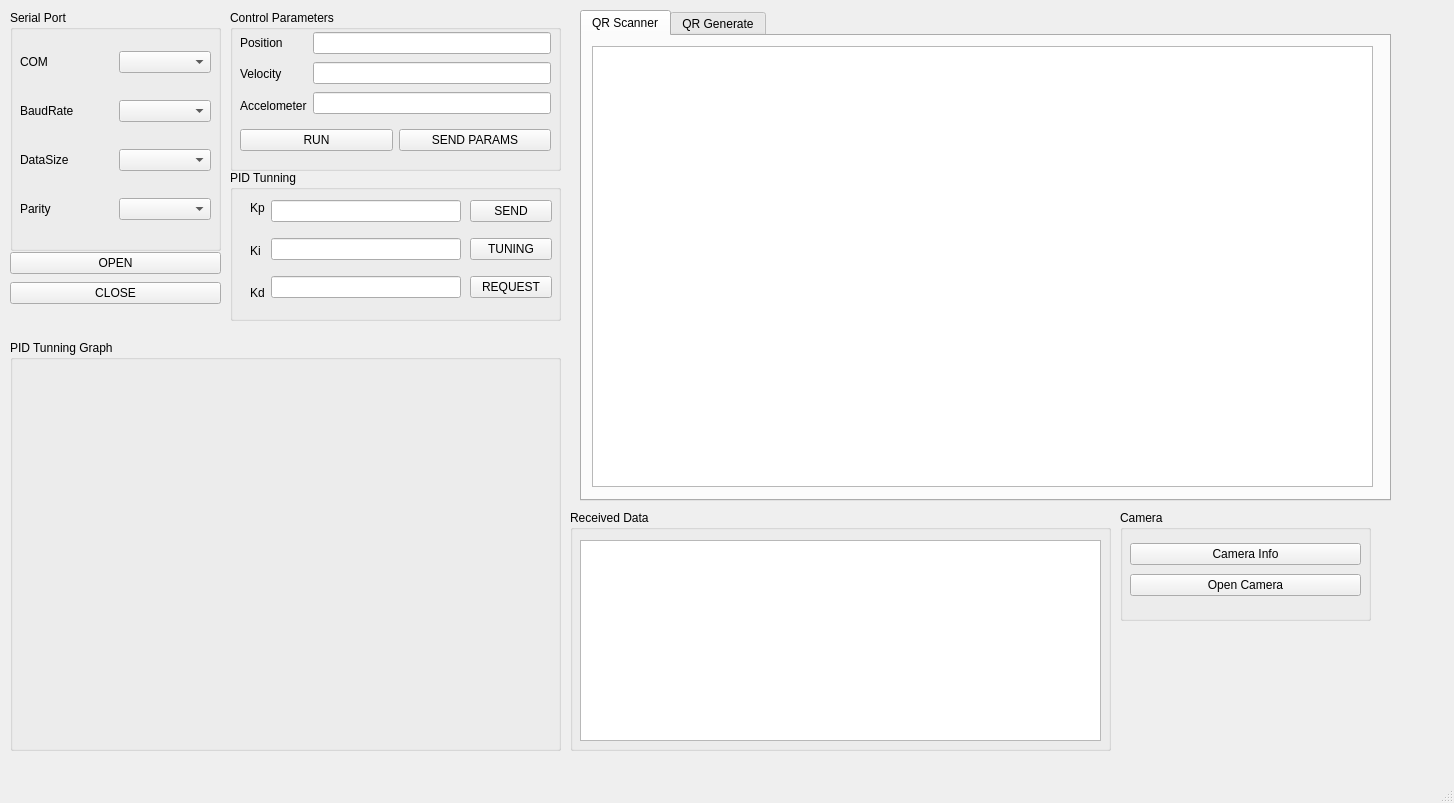
<?xml version="1.0" encoding="UTF-8"?>
<ui version="4.0">
 <class>MainWindow</class>
 <widget class="QMainWindow" name="MainWindow">
  <property name="geometry">
   <rect>
    <x>0</x>
    <y>0</y>
    <width>1454</width>
    <height>803</height>
   </rect>
  </property>
  <property name="windowTitle">
   <string>MainWindow</string>
  </property>
  <widget class="QWidget" name="centralwidget">
   <widget class="QGroupBox" name="groupBox_2">
    <property name="geometry">
     <rect>
      <x>10</x>
      <y>340</y>
      <width>551</width>
      <height>411</height>
     </rect>
    </property>
    <property name="title">
     <string>PID Tunning Graph</string>
    </property>
    <widget class="QCustomPlot" name="pidPlot" native="true">
     <property name="geometry">
      <rect>
       <x>10</x>
       <y>30</y>
       <width>531</width>
       <height>371</height>
      </rect>
     </property>
    </widget>
   </widget>
   <widget class="QGroupBox" name="groupBox_4">
    <property name="geometry">
     <rect>
      <x>570</x>
      <y>510</y>
      <width>541</width>
      <height>241</height>
     </rect>
    </property>
    <property name="title">
     <string>Received Data</string>
    </property>
    <widget class="QTextBrowser" name="textBrowser">
     <property name="geometry">
      <rect>
       <x>10</x>
       <y>30</y>
       <width>521</width>
       <height>201</height>
      </rect>
     </property>
    </widget>
   </widget>
   <widget class="QLabel" name="label_11">
    <property name="geometry">
     <rect>
      <x>30</x>
      <y>570</y>
      <width>161</width>
      <height>141</height>
     </rect>
    </property>
    <property name="pixmap">
     <pixmap>C:/media/vienchau/DATA/MY_WORK/tai_lieu/logo/Logo BK.png</pixmap>
    </property>
    <property name="scaledContents">
     <bool>true</bool>
    </property>
   </widget>
   <widget class="QGroupBox" name="groupBox_5">
    <property name="geometry">
     <rect>
      <x>10</x>
      <y>10</y>
      <width>211</width>
      <height>241</height>
     </rect>
    </property>
    <property name="title">
     <string>Serial Port</string>
    </property>
    <widget class="QWidget" name="layoutWidget_5">
     <property name="geometry">
      <rect>
       <x>10</x>
       <y>20</y>
       <width>191</width>
       <height>211</height>
      </rect>
     </property>
     <layout class="QVBoxLayout" name="verticalLayout_8">
      <item>
       <layout class="QHBoxLayout" name="horizontalLayout_4">
        <item>
         <widget class="QLabel" name="label_7">
          <property name="text">
           <string>COM</string>
          </property>
         </widget>
        </item>
        <item>
         <widget class="QComboBox" name="serialComboBox"/>
        </item>
       </layout>
      </item>
      <item>
       <layout class="QHBoxLayout" name="horizontalLayout_5">
        <item>
         <widget class="QLabel" name="label_8">
          <property name="text">
           <string>BaudRate</string>
          </property>
         </widget>
        </item>
        <item>
         <widget class="QComboBox" name="baudComboBox"/>
        </item>
       </layout>
      </item>
      <item>
       <layout class="QHBoxLayout" name="horizontalLayout_6">
        <item>
         <widget class="QLabel" name="label_9">
          <property name="text">
           <string>DataSize</string>
          </property>
         </widget>
        </item>
        <item>
         <widget class="QComboBox" name="sizeComboBox"/>
        </item>
       </layout>
      </item>
      <item>
       <layout class="QHBoxLayout" name="horizontalLayout_7">
        <item>
         <widget class="QLabel" name="label_10">
          <property name="text">
           <string>Parity</string>
          </property>
         </widget>
        </item>
        <item>
         <widget class="QComboBox" name="parityComboBox"/>
        </item>
       </layout>
      </item>
     </layout>
    </widget>
   </widget>
   <widget class="QGroupBox" name="groupBox_3">
    <property name="geometry">
     <rect>
      <x>230</x>
      <y>10</y>
      <width>331</width>
      <height>161</height>
     </rect>
    </property>
    <property name="title">
     <string>Control Parameters</string>
    </property>
    <widget class="QWidget" name="layoutWidget">
     <property name="geometry">
      <rect>
       <x>10</x>
       <y>20</y>
       <width>311</width>
       <height>88</height>
      </rect>
     </property>
     <layout class="QHBoxLayout" name="horizontalLayout">
      <item>
       <layout class="QVBoxLayout" name="verticalLayout_2">
        <item>
         <widget class="QLabel" name="label">
          <property name="text">
           <string>Position</string>
          </property>
         </widget>
        </item>
        <item>
         <widget class="QLabel" name="label_2">
          <property name="text">
           <string>Velocity</string>
          </property>
         </widget>
        </item>
        <item>
         <widget class="QLabel" name="label_3">
          <property name="text">
           <string>Accelometer</string>
          </property>
         </widget>
        </item>
       </layout>
      </item>
      <item>
       <layout class="QVBoxLayout" name="verticalLayout">
        <item>
         <widget class="QLineEdit" name="posLineEdit"/>
        </item>
        <item>
         <widget class="QLineEdit" name="velLineEdit"/>
        </item>
        <item>
         <widget class="QLineEdit" name="accLineEdit"/>
        </item>
       </layout>
      </item>
     </layout>
    </widget>
    <widget class="QWidget" name="layoutWidget_4">
     <property name="geometry">
      <rect>
       <x>10</x>
       <y>110</y>
       <width>311</width>
       <height>41</height>
      </rect>
     </property>
     <layout class="QHBoxLayout" name="horizontalLayout_2">
      <item>
       <layout class="QVBoxLayout" name="verticalLayout_3">
        <item>
         <widget class="QPushButton" name="runButton">
          <property name="text">
           <string>RUN</string>
          </property>
         </widget>
        </item>
       </layout>
      </item>
      <item>
       <layout class="QVBoxLayout" name="verticalLayout_4">
        <item>
         <widget class="QPushButton" name="senparamsButton">
          <property name="text">
           <string>SEND PARAMS</string>
          </property>
         </widget>
        </item>
       </layout>
      </item>
     </layout>
    </widget>
   </widget>
   <widget class="QWidget" name="layoutWidget_2">
    <property name="geometry">
     <rect>
      <x>10</x>
      <y>250</y>
      <width>211</width>
      <height>58</height>
     </rect>
    </property>
    <layout class="QVBoxLayout" name="verticalLayout_9">
     <item>
      <widget class="QPushButton" name="openButton">
       <property name="text">
        <string>OPEN</string>
       </property>
      </widget>
     </item>
     <item>
      <widget class="QPushButton" name="closeButton">
       <property name="text">
        <string>CLOSE</string>
       </property>
      </widget>
     </item>
    </layout>
   </widget>
   <widget class="QTabWidget" name="tabWidget">
    <property name="geometry">
     <rect>
      <x>580</x>
      <y>10</y>
      <width>811</width>
      <height>491</height>
     </rect>
    </property>
    <property name="currentIndex">
     <number>0</number>
    </property>
    <widget class="QWidget" name="serialTab">
     <attribute name="title">
      <string>QR Scanner</string>
     </attribute>
     <widget class="QGraphicsView" name="imageView">
      <property name="geometry">
       <rect>
        <x>10</x>
        <y>10</y>
        <width>781</width>
        <height>441</height>
       </rect>
      </property>
     </widget>
    </widget>
    <widget class="QWidget" name="genTab">
     <attribute name="title">
      <string>QR Generate</string>
     </attribute>
     <widget class="QLabel" name="label_12">
      <property name="geometry">
       <rect>
        <x>10</x>
        <y>10</y>
        <width>121</width>
        <height>31</height>
       </rect>
      </property>
      <property name="font">
       <font>
        <pointsize>12</pointsize>
       </font>
      </property>
      <property name="text">
       <string>Input Code:</string>
      </property>
     </widget>
     <widget class="QComboBox" name="formatCombobox">
      <property name="geometry">
       <rect>
        <x>10</x>
        <y>230</y>
        <width>341</width>
        <height>22</height>
       </rect>
      </property>
     </widget>
     <widget class="QPushButton" name="generateButton">
      <property name="geometry">
       <rect>
        <x>10</x>
        <y>260</y>
        <width>141</width>
        <height>41</height>
       </rect>
      </property>
      <property name="text">
       <string>Generate</string>
      </property>
     </widget>
     <widget class="QPushButton" name="exportButton">
      <property name="geometry">
       <rect>
        <x>370</x>
        <y>230</y>
        <width>191</width>
        <height>31</height>
       </rect>
      </property>
      <property name="text">
       <string>Export</string>
      </property>
     </widget>
     <widget class="QGraphicsView" name="qrView">
      <property name="geometry">
       <rect>
        <x>370</x>
        <y>40</y>
        <width>191</width>
        <height>181</height>
       </rect>
      </property>
     </widget>
     <widget class="QTextEdit" name="datainputTextEdit">
      <property name="geometry">
       <rect>
        <x>10</x>
        <y>40</y>
        <width>331</width>
        <height>181</height>
       </rect>
      </property>
     </widget>
    </widget>
   </widget>
   <widget class="QGroupBox" name="groupBox_7">
    <property name="geometry">
     <rect>
      <x>230</x>
      <y>170</y>
      <width>331</width>
      <height>151</height>
     </rect>
    </property>
    <property name="title">
     <string>PID Tunning</string>
    </property>
    <widget class="QWidget" name="layoutWidget_3">
     <property name="geometry">
      <rect>
       <x>20</x>
       <y>20</y>
       <width>211</width>
       <height>121</height>
      </rect>
     </property>
     <layout class="QHBoxLayout" name="horizontalLayout_3">
      <item>
       <layout class="QVBoxLayout" name="verticalLayout_6">
        <item>
         <widget class="QLabel" name="label_4">
          <property name="text">
           <string>Kp</string>
          </property>
         </widget>
        </item>
        <item>
         <widget class="QLabel" name="label_5">
          <property name="text">
           <string>Ki</string>
          </property>
         </widget>
        </item>
        <item>
         <widget class="QLabel" name="label_6">
          <property name="text">
           <string>Kd</string>
          </property>
         </widget>
        </item>
       </layout>
      </item>
      <item>
       <layout class="QVBoxLayout" name="verticalLayout_5">
        <item>
         <widget class="QLineEdit" name="kpEdit"/>
        </item>
        <item>
         <widget class="QLineEdit" name="kiEdit"/>
        </item>
        <item>
         <widget class="QLineEdit" name="kdEdit"/>
        </item>
       </layout>
      </item>
     </layout>
    </widget>
    <widget class="QWidget" name="layoutWidget_6">
     <property name="geometry">
      <rect>
       <x>240</x>
       <y>20</y>
       <width>82</width>
       <height>121</height>
      </rect>
     </property>
     <layout class="QVBoxLayout" name="verticalLayout_7">
      <item>
       <widget class="QPushButton" name="sendpidButton">
        <property name="text">
         <string>SEND</string>
        </property>
       </widget>
      </item>
      <item>
       <widget class="QPushButton" name="tunningButton">
        <property name="text">
         <string>TUNING</string>
        </property>
       </widget>
      </item>
      <item>
       <widget class="QPushButton" name="requestButton">
        <property name="text">
         <string>REQUEST</string>
        </property>
       </widget>
      </item>
     </layout>
    </widget>
   </widget>
   <widget class="QGroupBox" name="groupBox_6">
    <property name="geometry">
     <rect>
      <x>1120</x>
      <y>510</y>
      <width>251</width>
      <height>111</height>
     </rect>
    </property>
    <property name="title">
     <string>Camera</string>
    </property>
    <widget class="QWidget" name="layoutWidget_7">
     <property name="geometry">
      <rect>
       <x>10</x>
       <y>30</y>
       <width>231</width>
       <height>61</height>
      </rect>
     </property>
     <layout class="QVBoxLayout" name="verticalLayout_10">
      <item>
       <widget class="QPushButton" name="infoButton">
        <property name="text">
         <string>Camera Info</string>
        </property>
       </widget>
      </item>
      <item>
       <widget class="QPushButton" name="openCamButton">
        <property name="text">
         <string>Open Camera</string>
        </property>
       </widget>
      </item>
     </layout>
    </widget>
   </widget>
  </widget>
  <widget class="QMenuBar" name="menubar">
   <property name="geometry">
    <rect>
     <x>0</x>
     <y>0</y>
     <width>1454</width>
     <height>21</height>
    </rect>
   </property>
  </widget>
  <widget class="QStatusBar" name="statusbar"/>
 </widget>
 <customwidgets>
  <customwidget>
   <class>QCustomPlot</class>
   <extends>QWidget</extends>
   <header>qcustomplot.h</header>
   <container>1</container>
  </customwidget>
 </customwidgets>
 <resources/>
 <connections/>
</ui>
